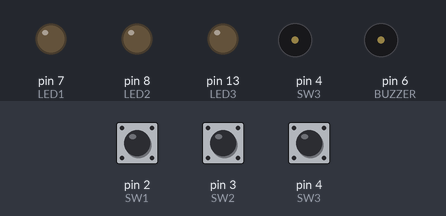
A sketch run on a simulated Arduino Uno, built with avr-gcc and run on an emulated ATmega328P. On the bench: output pins drawn as LEDs (lit = HIGH), buzzer (waves = sounding, pin HIGH). The inputs (shaded band) are chosen by the test bench; at power-on: pin 2 (SW1) HIGH, pin 3 (SW2) HIGH, pin 4 (SW3) HIGH.

Above: at 1.2 s.
1.3 s: pin 2 (SW1) pulled LOW for 0.15 s
At 1.37 s:
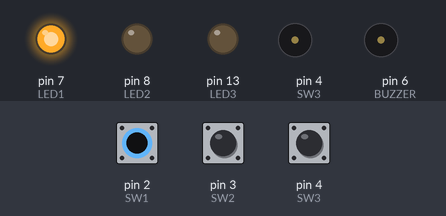
2.9 s: pin 3 (SW2) pulled LOW for 0.15 s
At 2.97 s:
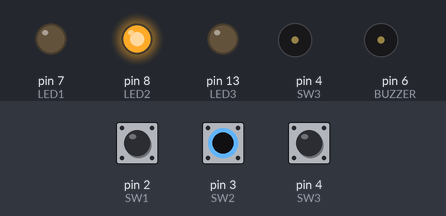
4.5 s: pin 4 (SW3) pulled LOW for 0.15 s
At 4.57 s:
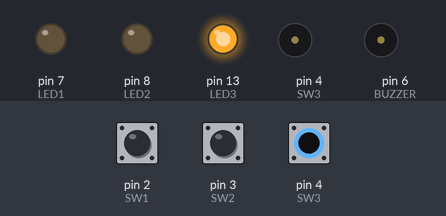
6.1 s: pin 4 (SW3) pulled LOW for 3.2 s
At 10.5 s:
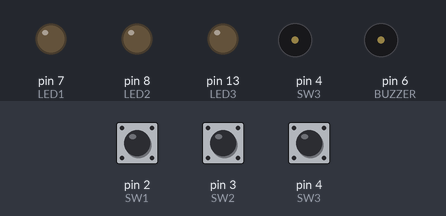
10.8 s: pin 2 (SW1) pulled LOW for 3.2 s
At 11.7 s:
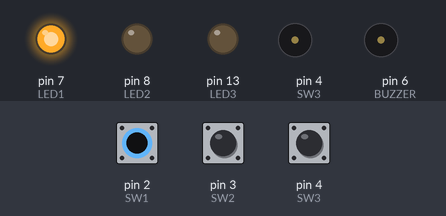
15.5 s: pin 2 (SW1) driven LOW and pin 3 (SW2) driven LOW
At 16.5 s:
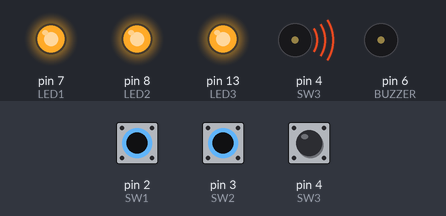
Timing chart, 0 to 18.0 s (numbered marks = the images above; inputs shaded):
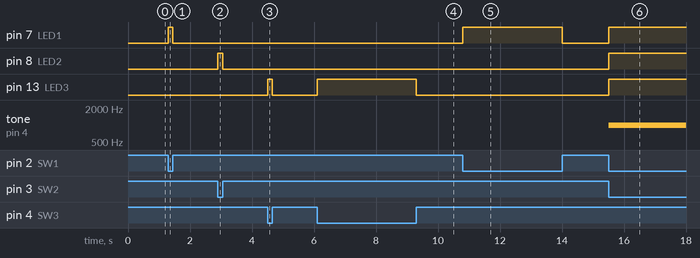

Measured:
- after the input at 1.3 s, pin 7 (LED1): LOW → HIGH at once, → LOW 0.15 s later
- after the input at 2.9 s, pin 8 (LED2): LOW → HIGH at once, → LOW 0.15 s later
- after the input at 4.5 s, pin 13 (LED3): LOW → HIGH at once, → LOW 0.15 s later
- after the input at 6.1 s, pin 13 (LED3): LOW → HIGH at once, → LOW 3.2 s later
- after the input at 10.8 s, pin 7 (LED1): LOW → HIGH at once, → LOW 3.2 s later
- after the input at 15.5 s, pin 7 (LED1), pin 8 (LED2), pin 13 (LED3): LOW → HIGH at once; tone on pin 4 (SW3): silent → 1000 Hz at once

The sketch:

OpenSmartUnoR3.ino
```cpp
/** OpenSmart Uno example how to call the test class.
 *  Open Smart uno board is a uno compatible board with discrete parts and
 *  3 additional leds as well 3 switches and a buzzer.
 *
 *  www.fambach.net
 *  GPLv2
 */

#include "OpenSmartUnoR3.h"

void setup() {
  Board.init(true);
}

void loop() {
  Board.loop();

}
```

OpenSmartUnoR3.h
```cpp
/** OpenSmart Uno test class
 *  This is a small test calls for the Open Smart uno board.
 *  It is a uno compatible board with discrete parts and
 *  3 additional leds as well 3 switches and a buzzer.
 *
 *  www.fambach.net
 *  GPLv2
 */

#ifndef OpenSmartUnoR3_h
#define OpenSmartUnoR3_h
#include "EasyBuzzer.h"

#define BUZZER 6

class OpenSmartUnoR3 {

  protected:
   bool _test;
   EasyBuzzerClass eb;

  public:
    enum SWITCH {
      SW1 = 2,
      SW2 = 3,
      SW3 = 4
    };

    enum LED {
      LED1 = 7,
      LED2 = 8,
      LED3 = 13
    };

    void init(bool test = false) {
      _test = test;
      pinMode(LED1, OUTPUT);
      pinMode(LED2, OUTPUT);
      pinMode(LED3, OUTPUT);
      pinMode(BUZZER, OUTPUT);

      pinMode(SW1, INPUT_PULLUP);
      pinMode(SW2, INPUT_PULLUP);
      pinMode(SW3, INPUT_PULLUP);
    }

    void loop() {
      if (_test) {
          setLED(LED1, getSwitch(SW1));
          setLED(LED2, getSwitch(SW2));
          setLED(LED3, getSwitch(SW3));

          if(getSwitch(SW1) && getSwitch(SW2)){
            eb.beep(1000);
          }else {
            eb.stopBeep();
          }
      }
    }

    bool getSwitch(SWITCH sw) {
        return !digitalRead(sw);
    }

    static void setLED(LED selected, bool status) {
        digitalWrite(selected, status);
    }


};

OpenSmartUnoR3 Board;

#endif // OpenSmartUnoR3_h
```
